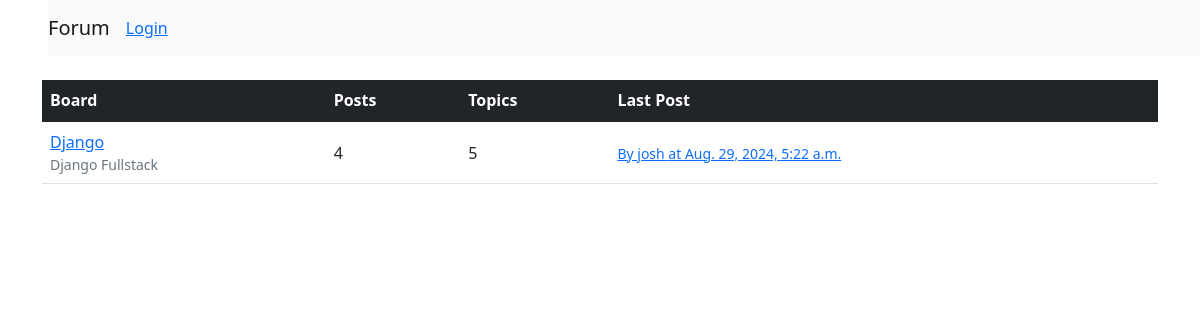
Before: / with the older database file.
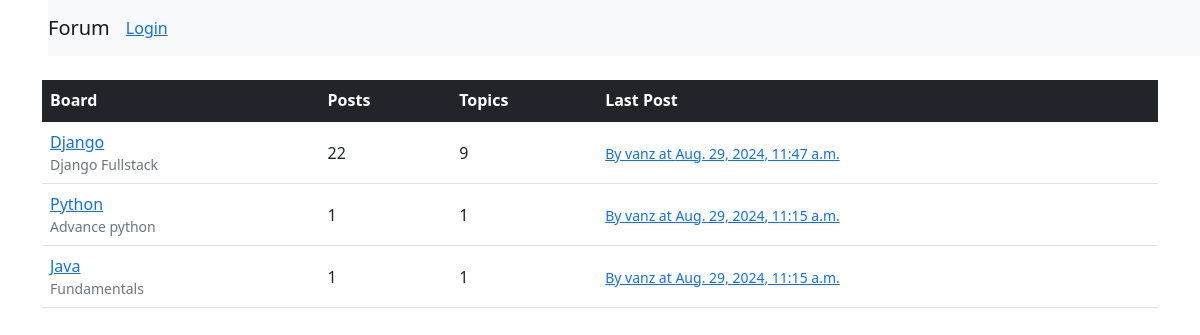
After: the same page with the newer database file.
### board/models.py (models this page shows, shortened)
class Board(models.Model):
    name = models.CharField(max_length=30, unique=True)
    description = models.CharField(max_length=100)
    def get_posts_count(self):
        return Post.objects.filter(topic__board=self).count()
    def get_last_post(self):
        return Post.objects.filter(topic__board=self).order_by('-created_at').first()

class Post(models.Model):
    message = models.TextField(max_length=4000)
    topic = models.ForeignKey(Topic, related_name='posts', on_delete=models.CASCADE)
    created_at = models.DateTimeField(auto_now_add=True)
    updated_at = models.DateTimeField(null=True)
    created_by = models.ForeignKey(User, related_name='posts', on_delete=models.CASCADE)
    updated_by = models.ForeignKey(User, null=True, related_name='+', on_delete=models.CASCADE)

### board/views.py (the view)
# urls.py: path('', views.home, name='home'),
def home(request):
    boards = Board.objects.all()
    return render(request, 'home.html', {'boards': boards})

### templates/home.html (shortened to what this page needs)
{% extends 'base.html' %}
{% block content %}
  <table class="table">
    <thead class="thead-inverse table-dark">
      <tr>
        <th>Board</th>
        <th>Posts</th>
        <th>Topics</th>
        <th>Last Post</th>
      </tr>
    </thead>
    <tbody>
      {% for board in boards %}
        <tr>
          <td>
            <a href="{% url 'board_topics' board.pk %}">{{ board.name }}</a>
            <small class="text-muted d-block">{{ board.description }}</small>
          </td>
          <td class="align-middle">
            {{ board.get_posts_count }}
          </td>
          <td class="align-middle">
            {{ board.topics.count }}
          </td>
          <td class="align-middle">
            {% with post=board.get_last_post %}
              <small>
                <a href="#}">
                  By {{ post.created_by.username }} at {{ post.created_at }}
                </a>
              </small>
            {% endwith %}
          </td>
        </tr>
      {% endfor %}
    </tbody>
  </table>
{% endblock %}

### templates/base.html (shortened to what this page needs)
<!DOCTYPE html>
<html lang="en">
<head>
    <link href="https://cdn.jsdelivr.net/npm/bootstrap@5.1.3/dist/css/bootstrap.min.css" rel="stylesheet">
</head>
<body>
    <nav class="ms-5 navbar navbar-expand-lg navbar-light bg-light">
        <a class="navbar-brand" href="{% url 'home' %}">Forum</a>
    {% if user.is_authenticated %}
    <ul class="navbar-nav ms-auto pe-5">
        <li class="nav-item active" aria-current="page">
            <a href="{% url 'login' %}">Logout</a>
        </li>
      </ul>
    {% else %}
        <a href="{% url 'login' %}">Login</a>
    {% endif %}
    </nav>
    <div class="container mt-4">
        {% block content %}
        {% endblock %}
    </div>
</body>
</html>

Changed rows visible on the page:
computed for Board "Django": get_posts_count "4" → "22"; topics.count "5" → "9"; get_last_post.created_by.username "josh" → "vanz"; get_last_post.created_at "Aug. 29, 2024, 5:22 a.m." → "Aug. 29, 2024, 11:47 a.m."
added Board: name "Python", description "Advance python", get_posts_count "1", topics.count "1", get_last_post.created_by.username "vanz", get_last_post.created_at "Aug. 29, 2024, 11:15 a.m."
added Board: name "Java", description "Fundamentals", get_posts_count "1", topics.count "1", get_last_post.created_by.username "vanz", get_last_post.created_at "Aug. 29, 2024, 11:15 a.m."
